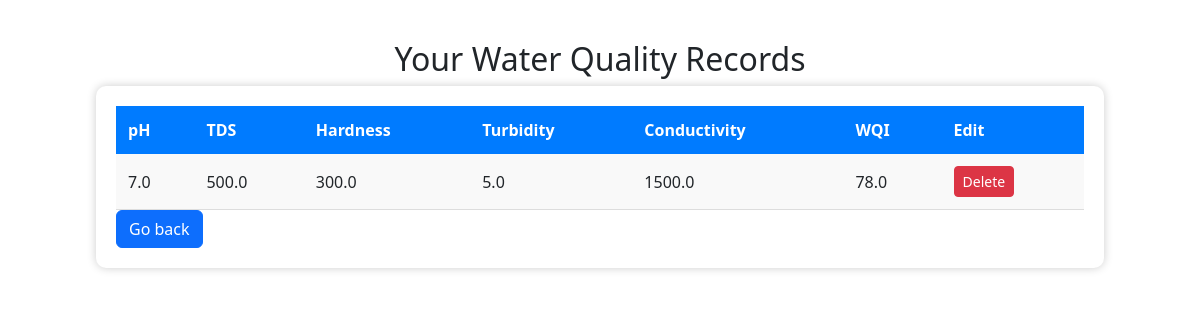
Screenshot of /display (signed in) with the database file from the repository.
### wqiapp/models.py (models this page shows, shortened)
class WaterData(models.Model):
    user = models.ForeignKey(User, on_delete=models.CASCADE)
    ph = models.FloatField()
    tds = models.FloatField()
    hardness = models.FloatField()
    turbidity = models.FloatField()
    conductivity = models.FloatField(null=True, blank=True)
    wqi=models.FloatField()
    created = models.DateTimeField(auto_now_add=True)

### wqiapp/views.py (the view)
# urls.py: path("display", views.display_data, name="display_data"),
def display_data(request):
    if not request.user.is_authenticated:
        return redirect("/signin")
    data = WaterData.objects.filter(user=request.user).order_by("-created")
    return render(request, "display.html", {"data": data})

### templates/display.html (shortened to what this page needs)
<!DOCTYPE html>
<html>
<head>
</head>
  <link href="https://cdn.jsdelivr.net/npm/bootstrap@5.3.8/dist/css/bootstrap.min.css" rel="stylesheet">
<body>
<h2>Your Water Quality Records</h2>
<div class="table-container">
    {% if data %}
    <table>
        <tr>
            <th>pH</th>
            <th>TDS</th>
            <th>Hardness</th>
            <th>Turbidity</th>
            <th>Conductivity</th>
            <th>WQI</th>
            <th>Edit</th>
        </tr>
        {% for d in data %}
        <tr>
            <td>{{ d.ph }}</td>
            <td>{{ d.tds }}</td>
            <td>{{ d.hardness }}</td>
            <td>{{ d.turbidity }}</td>
            <td>{{ d.conductivity }}</td>
            <td>{{d.wqi}}</td>
            <td>  <a href="{% url 'delete_record' d.id %}" class="btn btn-danger btn-sm"
           onclick="return confirm('Are you sure you want to delete this record?');">
           Delete
        </a></td>
        </tr>
        {% endfor %}
    </table>
    {% else %}
        <div class="no-data">No records found.</div>
    {% endif %}
 <button class="btn btn-primary align-center"><a href="/main" style="color:white;text-decoration:none">Go back</button>
</div>

### templates/display.html (style rules this page uses)
body { font-family: Arial, sans-serif; background: #f2f2f2; padding: 40px; }
h2 { text-align: center; color: #333; margin-bottom: 25px; }
.table-container { width: 90%; margin: auto; background: white; padding: 20px; border-radius: 10px; box-shadow: 0px 0px 10px rgba(0,0,0,0.2); }
table { width: 100%; border-collapse: collapse; }
table th { background: #007bff; color: white; padding: 12px; text-align: left; }
table td { padding: 12px; border-bottom: 1px solid #ddd; }
tr:nth-child(even) { background: #f9f9f9; }

### rows the page displays
WaterData: ph "7.0", tds "500.0", hardness "300.0", turbidity "5.0", conductivity "1500.0", wqi "78.0"
